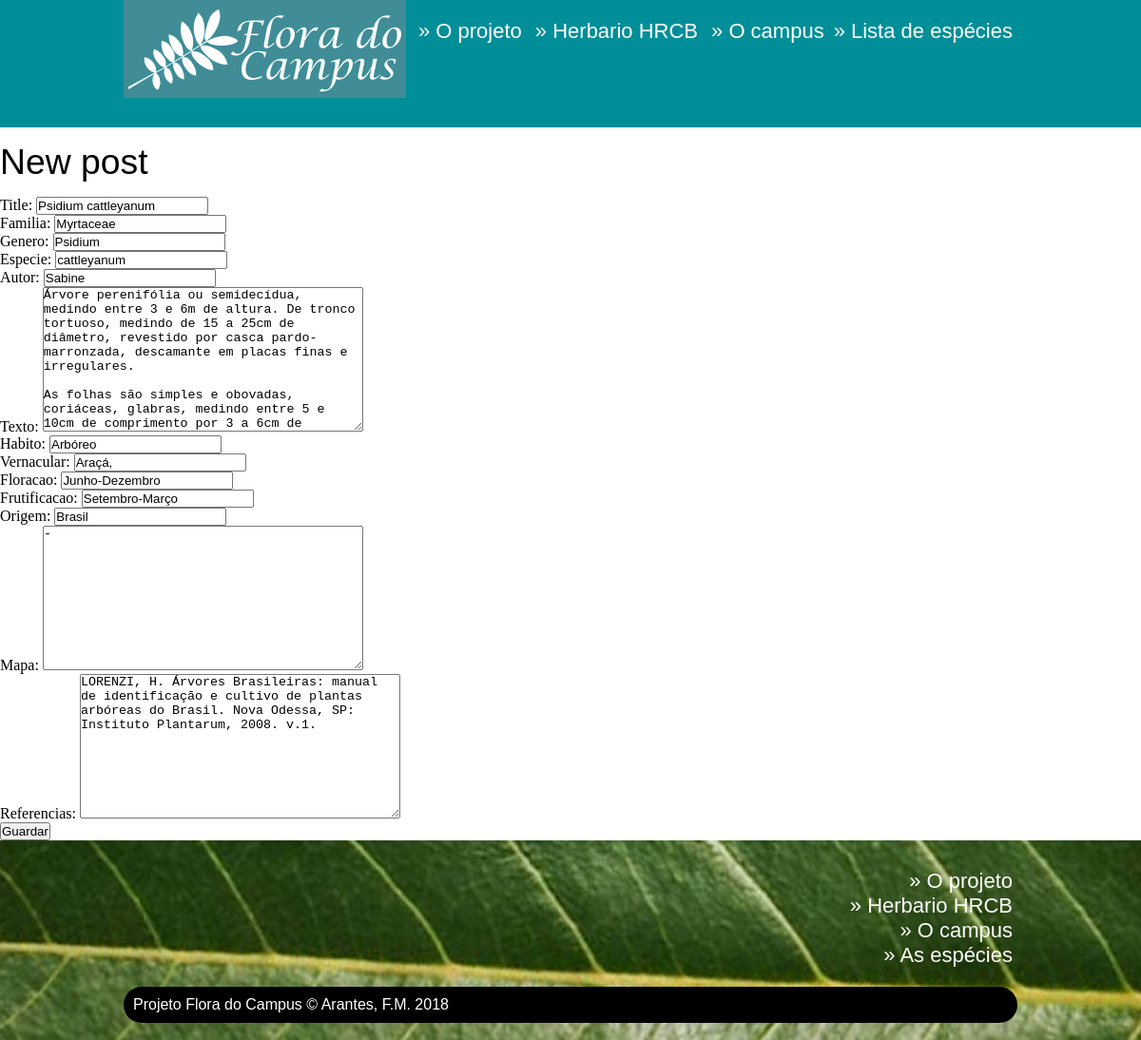
The page /post/32/edit/ on the database as committed earlier.
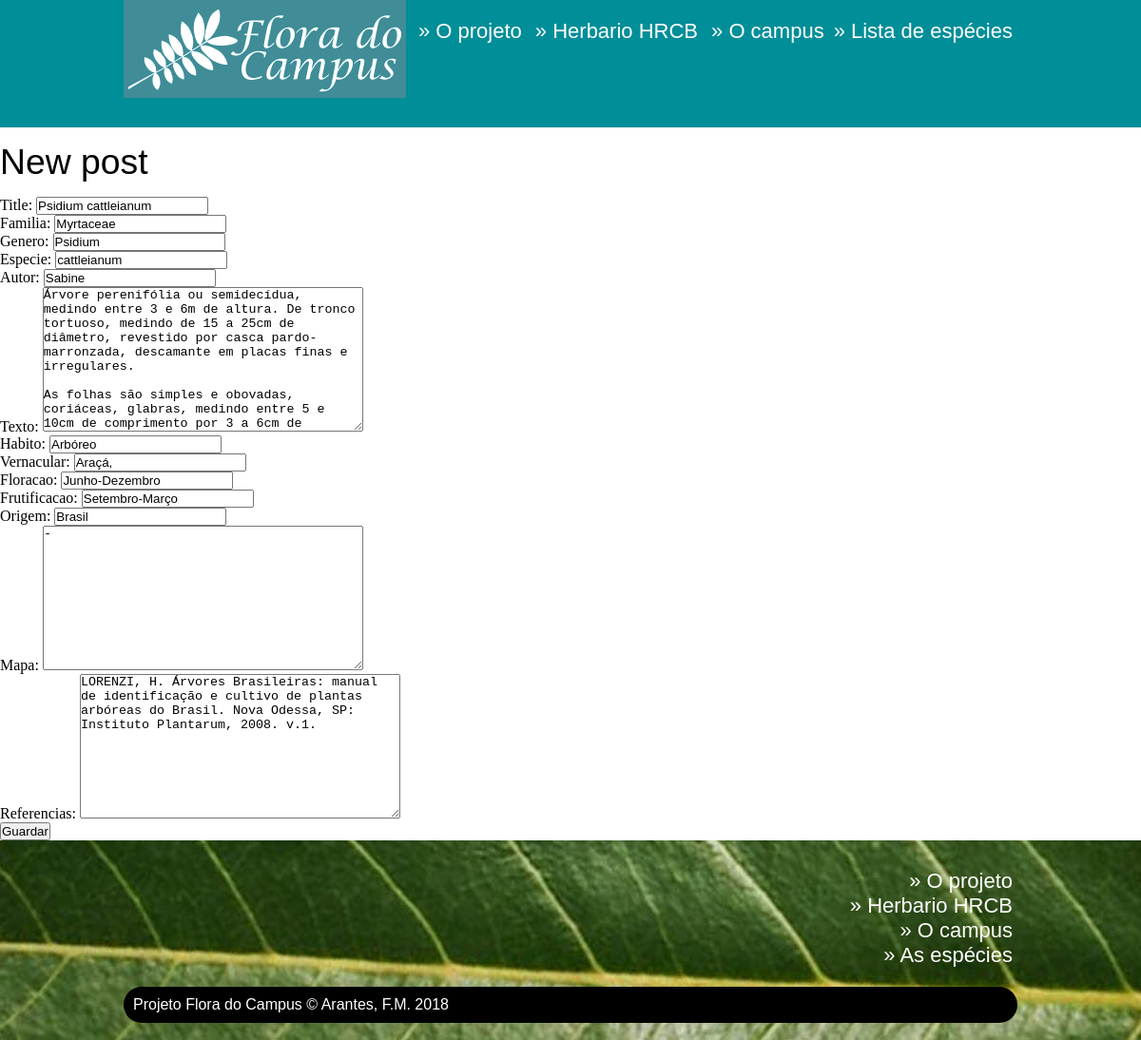
The same page on the database as committed later.
### flora/models.py (models this page shows, shortened)
class Post(models.Model):
    author = models.ForeignKey('auth.User')
    title = models.CharField(max_length=200)
    familia = models.CharField(max_length=300)
    genero = models.CharField(max_length=300)
    especie = models.CharField(max_length=300)
    autor = models.CharField(max_length=300)
    texto = models.TextField()
    habito = models.CharField(max_length=300)
    vernacular = models.CharField(max_length=300)
    floracao = models.CharField(max_length=300)
    frutificacao = models.CharField(max_length=300)
    origem = models.CharField(max_length=300)
    mapa = models.TextField()
    referencias = models.TextField()
    created_date = models.DateTimeField(
            default=timezone.now)
    published_date = models.DateTimeField(
            blank=True, null=True)

### flora/views.py (the view)
# urls.py: url(r'^post/(?P<pk>[0-9]+)/edit/$', views.post_edit, name='post_edit'),
def post_edit(request, pk):
    post = get_object_or_404(Post, pk=pk)
    if request.method == "POST":
        form = PostForm(request.POST, instance=post)
        if form.is_valid():
            post = form.save(commit=False)
            post.author = request.user
            post.published_date = timezone.now()
            post.save()
            return redirect('post_detail', pk=post.pk)
    else:
        form = PostForm(instance=post)
    return render(request, 'flora/post_edit.html', {'form': form})

### flora/forms.py
class PostForm(forms.ModelForm):
    class Meta:
    	model = Post
    	fields = ('title', 'familia', 'genero','especie', 'autor', 'texto', 'habito', 'vernacular', 'floracao', 'frutificacao', 'origem', 'mapa', 'referencias')

### flora/templates/flora/post_edit.html
{% extends 'flora/base.html' %}
{% block content %}
    <h1>New post</h1>
    <form method="POST" class="post-form">{% csrf_token %}
        {{ form.as_p }}
        <button type="submit" class="save btn btn-default">Guardar</button>
    </form>
{% endblock %}

Rows that differ between the two databases and show on the page:
changed Post "Myrtaceae": title "Psidium cattleyanum" → "Psidium cattleianum"; especie "cattleyanum" → "cattleianum"
